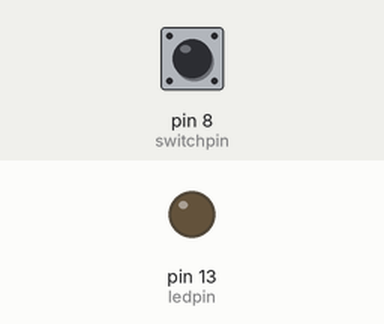
Bench run of a sketch on a simulated Arduino Uno, built with avr-gcc and run on an emulated ATmega328P. On the bench: output pins drawn as LEDs (lit = HIGH). The inputs (shaded band) are chosen by the test bench; at power-on: pin 8 (switchpin) LOW.

Above: at 1.2 s.
1.3 s: pin 8 (switchpin) pulsed HIGH 5 times (0.12 s each, 0.3 s apart)
At 2.9 s:
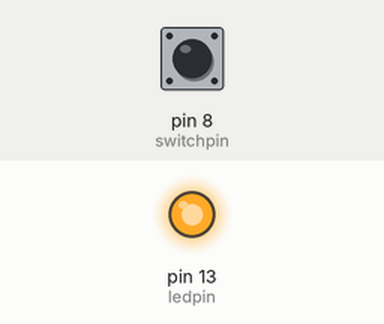
Timing chart, 0 to 4.4 s (numbered marks = the images above; inputs shaded):
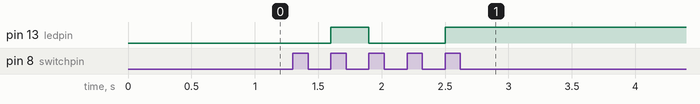

Measured:
- after the input at 1.3 s, pin 13 (ledpin): LOW → HIGH after 0.30 s, → LOW 0.30 s later, → HIGH 0.60 s later

The sketch:

Vid_2.1.ino
```cpp
// C++ code
//
int switchpin = 8;
int ledpin = 13;
bool lstbtn = LOW;
bool ledon = false;

void setup()
{
  pinMode(switchpin, INPUT);
  pinMode(ledpin, OUTPUT);
}

void loop()
{
  if (digitalRead(switchpin) == HIGH && lstbtn == LOW)
  {
    ledon = !ledon;
    lstbtn = HIGH;
  }
  else
  {
    lstbtn = digitalRead(switchpin);
  }
  digitalWrite(ledpin, ledon);
}
```
